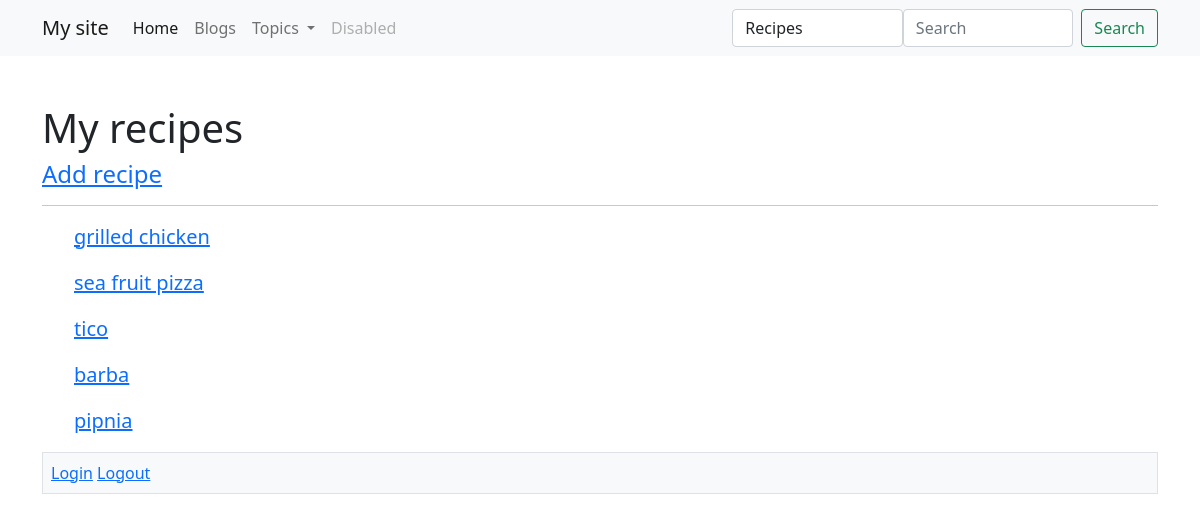
The app's page /pantry/recipes/ (signed in), older data.
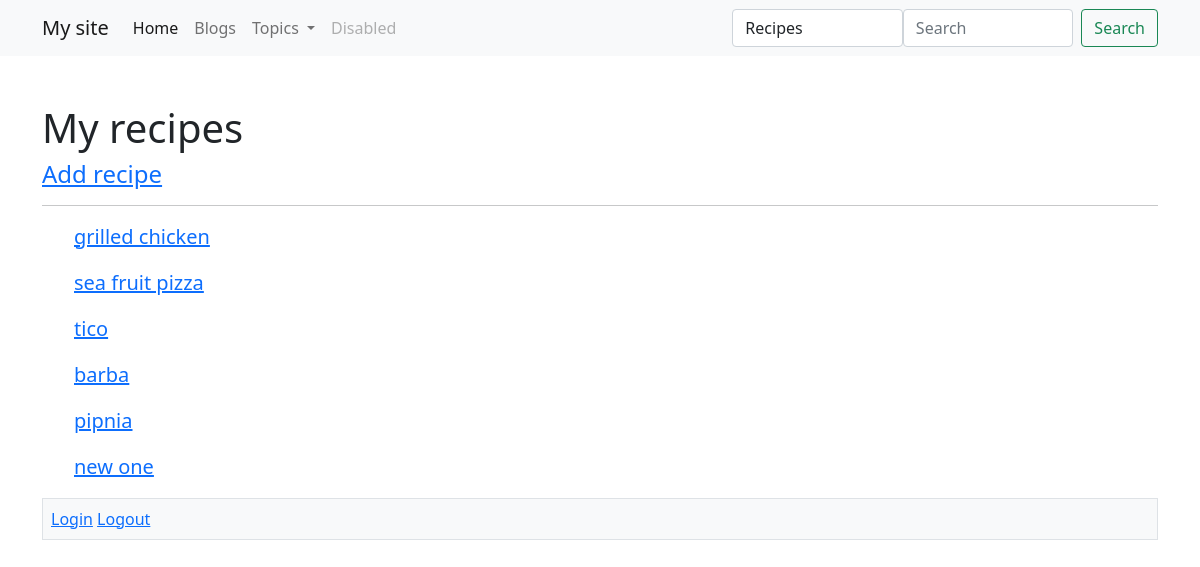
The same page, newer data.
### recipes/models.py (models this page shows, shortened)
class Recipe(models.Model):
    user = models.ForeignKey(settings.AUTH_USER_MODEL, on_delete=models.CASCADE)
    name = models.CharField(max_length=220)
    description = models.TextField(blank=True, null=True)
    directions = models.TextField(blank=True, null=True)
    timestamp = models.DateTimeField(auto_now_add=True)
    updated = models.DateTimeField(auto_now=True)
    active = models.BooleanField(default=True)
    objects = RecipeManager()
    def get_absolute_url(self):
        return reverse('recipes:detail', kwargs={'id':self.id})

### recipes/views.py (the view)
# urls.py: path('', recipe_list_view, name='list'),
@login_required
def recipe_list_view(request):
    qs = Recipe.objects.filter(user=request.user)
    context = {
        'object_list': qs
    }
    return render(request, 'recipes/list.html', context)

### recipes/models.py (called while the page is built)
    def get_queryset(self):
        return RecipeQuerySet(self.model, using=self._db)

### templates/recipes/list.html (shortened to what this page needs)
{% extends 'base.html' %}
{% block content %}
    <h1>My recipes</h1>
    <h4><a href='{% url "recipes:create" %}'>Add recipe</a></h4>
    <hr/>
    <ul>
        {% for object in object_list %}
            <div class='mb-3'>
                <a class='lead' href='{{ object.get_absolute_url }}'>{{ object.name }}</a>
            </div>
        {% endfor %}
    </ul>
{% endblock content %}

Row changes from the older to the newer data that the page shows:
added Recipe: name "new one"
